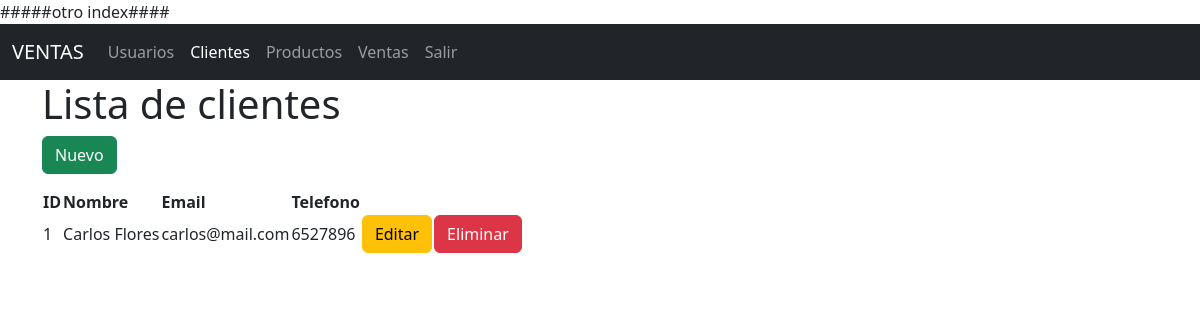
/clientes/, run on the app's committed database.
### models/cliente_model.py (models this page shows, shortened)
class Cliente(db.Model):
    __tablename__ = "clientes"
    id = db.Column(db.Integer,primary_key=True)
    nombre = db.Column(db.String(80),nullable=False)
    email = db.Column(db.String(100),nullable=False)
    telefono = db.Column(db.String(20),nullable=False)
    ventas = db.relationship('Venta',back_populates='cliente')
    @staticmethod
    def get_all():
        return Cliente.query.all()

### controllers/cliente_controller.py (the view)
@cliente_bp.route("/")
def index():
    clientes = Cliente.get_all()
    return cliente_view.list(clientes)

### run.py (called while the page is built)
@app.context_processor
def inject_active_path():
    def is_active(path):
        return 'active' if request.path == path else ''
    return(dict(is_active = is_active))

### views/cliente_view.py (called while the page is built)
def list(clientes):
    return render_template('clientes/index.html',clientes=clientes)

### templates/clientes/index.html (shortened to what this page needs)
{% extends 'base.html' %}
{%  block content %}
<h1>Lista de clientes</h1>
<a href="{{ url_for('cliente.create') }}" class="btn btn-success mb-3"btn>Nuevo</a>
<table class="table-striped">
    <tr>
        <th>ID</th>
        <th>Nombre</th>
        <th>Email</th>
        <th>Telefono</th>
        <th></th>
        <th></th>
    </tr>
    {% for item in clientes %}
    <tr>
        <td>{{item.id}}</td>
        <td>{{item.nombre}}</td>
        <td>{{item.email}}</td>
        <td>{{item.telefono}}</td>
        <td>
            <a href="{{ url_for('cliente.edit',id=item.id) }}" class="btn
            btn-warning">Editar</a>
        </td>
        <td>
            <a href="{{ url_for('cliente.delete',id=item.id )}}" class="btn
            btn-danger">Eliminar</a>
        </td>
    </tr>
    {% endfor %}
</table>
{%  endblock %}

### data on the page
Cliente: id "1", nombre "Carlos Flores", email "carlos@mail.com", telefono "6527896"
